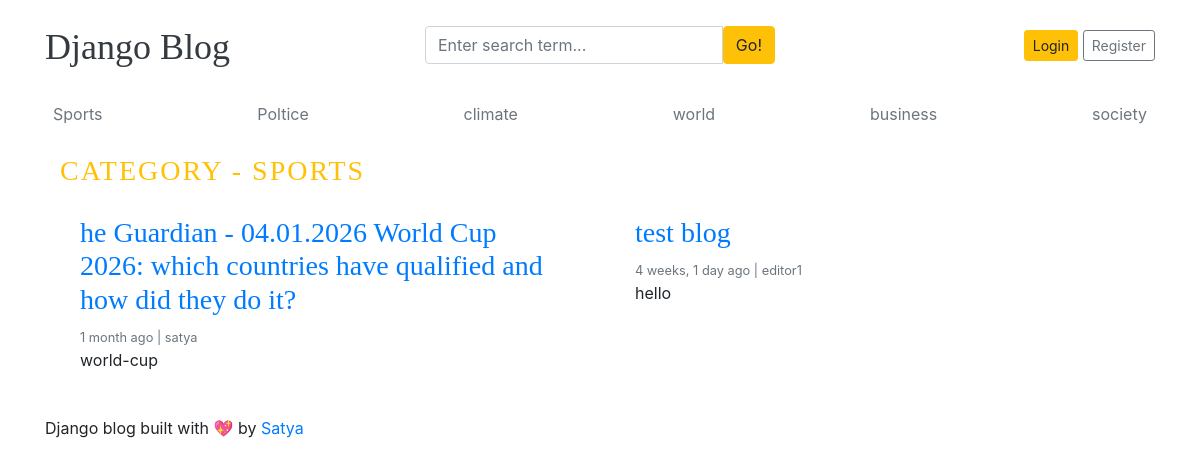
The app's page /category/1/, older data.
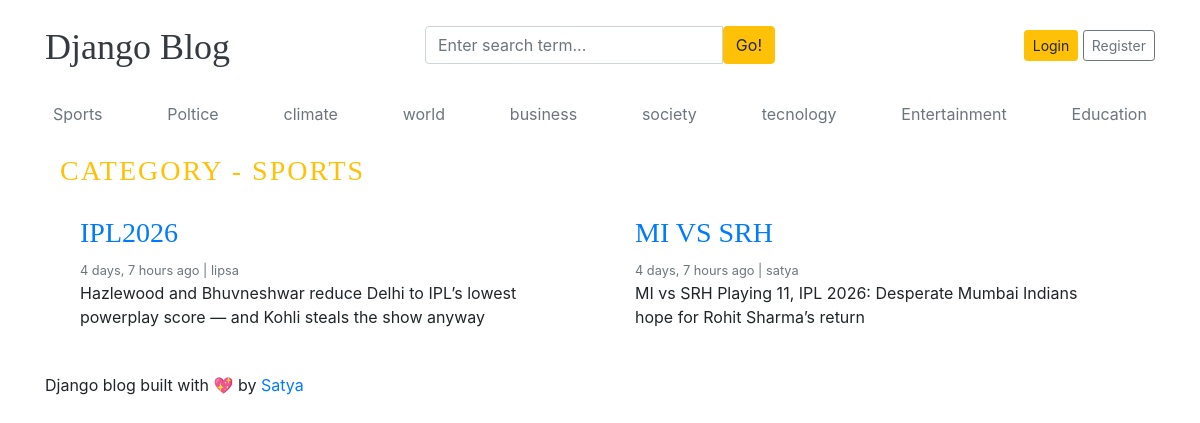
The same page, newer data.
### blogs/models.py (models this page shows, shortened)
class Category(models.Model):
    category_name = models.CharField(max_length=50, unique=True)
    created_at = models.DateTimeField(auto_now_add=True)
    updated_at = models.DateTimeField(auto_now=True)
    class Meta:
        verbose_name_plural = 'categories'
    def __str__(self):
        return self.category_name

class Blog(models.Model):
    title = models.CharField(max_length=100)
    slug = models.SlugField(max_length=150, unique=True, blank=True)
    category = models.ForeignKey(Category, on_delete=models.CASCADE)
    author = models.ForeignKey(User, on_delete=models.CASCADE)
    featured_image = CloudinaryField('image')
    short_description = models.TextField(max_length=500)
    blog_body = models.TextField(max_length=2000)
    status = models.CharField(max_length=100, choices=STATUS_CHOICES, default="draft")
    is_featured = models.BooleanField(default=False)
    created_at = models.DateTimeField(auto_now_add=True)
    updated_at = models.DateTimeField(auto_now=True)

### blogs/views.py (the view)
# urls.py: path('<int:category_id>/',views.posts_by_category,name='posts_by_category'),
def posts_by_category(request, category_id):
    posts = Blog.objects.filter(status='published', category=category_id)
    category = get_object_or_404(Category, pk=category_id)
    return render(request, 'posts_by_category.html', {
        'posts': posts,
        'category': category
    })

### blogs/context_processors.py (called while the page is built)
def get_categories(request):
    categories = Category.objects.all()
    return dict(categories=categories)

def get_social_links(request):
    social_links = SocialLink.objects.all()
    return dict(social_links=social_links)

### templates/posts_by_category.html
{% extends 'base.html'%}
{% block content%}
<h3 class="text-uppercase text-warning" style="letter-spacing:2px">
  Category - {{category}}
</h3>
<div class="row mb-2">
  {% if posts %}
    {% for post in posts %}
      <div class="col-md-6 mb-3">
        <div class="card border-0 h-100">
          <div class="card-body">
            <h3>
              <a href="{% url 'blogs' post.slug %}">{{ post.title }}</a>
            </h3>
            <small class="text-muted">
              {{ post.created_at|timesince }} ago | {{ post.author }}
            </small>
            <p class="card-text">
              {{ post.short_description | truncatewords:25 }}
            </p>
          </div>
        </div>
      </div>
    {% endfor %}
  {% else %}
    <div class="col-12">
      <p class="text-center text-muted">No posts found.</p>
    </div>
  {% endif %}
</div>
{% endblock %}

### templates/base.html (shortened to what this page needs)
{% load static %}
<!DOCTYPE html>
<html lang="en">
<head>
    <link href="https://getbootstrap.com/docs/4.0/dist/css/bootstrap.min.css" rel="stylesheet">
    <link href="{% static 'css/blog.css' %}" rel="stylesheet">
    <link rel="stylesheet" href="https://cdnjs.cloudflare.com/ajax/libs/font-awesome/4.7.0/css/font-awesome.min.css">
  </head>
<body>
    <div class="container">
      <header class="blog-header py-3">
        <div class="row flex-nowrap justify-content-between align-items-center">
          <div class="col-4 pt-1">
            <a class="blog-header-logo text-dark" href="/">Django Blog</a>
          </div>
          <div class="col-4">
            <form action="{% url 'search' %}" method="GET">
              <div class="input-group">
                <input class="form-control" type="text" name="keyword" value="{{ keyword }}" placeholder="Enter search term..." aria-label="Enter search term..." aria-describedby="button-search" />
                <button type="submit" class="btn btn-warning" id="button-search" type="button">Go!</button>
            </div>
            </form>
          </div>
          <div class="col-4 d-flex justify-content-end align-items-center">
            {% if not user.is_authenticated %}
            <a class="btn btn-sm btn-warning" href="{% url 'login' %}">Login</a> &nbsp;
            <a class="btn btn-sm btn-outline-secondary" href="{% url 'register' %}">Register</a>
            {% else %}
            <span><a href="{% url 'dashboard' %}">Dashboard</a></span>
            &emsp;
            <span><a href="{% url 'logout' %}">Logout</a></span>
            {% endif %}
          </div>
        </div>
      </header>
      <div class="nav-scroller py-1 mb-2">
        <nav class="nav d-flex justify-content-between">
          {% for cat in categories %}
          <a class="p-2 text-muted" href="{% url 'posts_by_category' cat.id %}">{{ cat.category_name }}</a>
          {% endfor %}
        </nav>
      </div>
<div class="container mt-3">
    {% block content %}
    {% endblock %}
</div>
<footer class="blog-footer">
    <p>Django blog built with 💖 by <a href="#">Satya</a></p>
  </footer>
  </body>
  </html>

Row changes from the older to the newer data that the page shows:
removed Blog: title "he Guardian - 04.01.2026 World Cup 2026: which countries have qualified and how did they do it?", created_at "1 month", author "satya", short_description "world-cup"
removed Blog: title "test blog", created_at "4 weeks, 1 day", author "editor1", short_description "hello"
added Category: category_name "tecnology"
added Category: category_name "Entertainment"
added Category: category_name "Education"
added Blog: title "IPL2026", created_at "4 days, 7 hours", author "lipsa", short_description "Hazlewood and Bhuvneshwar reduce Delhi to IPL’s lowest powerplay score — and Kohli steals the show anyway"
added Blog: title "MI VS SRH", created_at "4 days, 7 hours", author "satya", short_description "MI vs SRH Playing 11, IPL 2026: Desperate Mumbai Indians hope for Rohit Sharma’s return"
